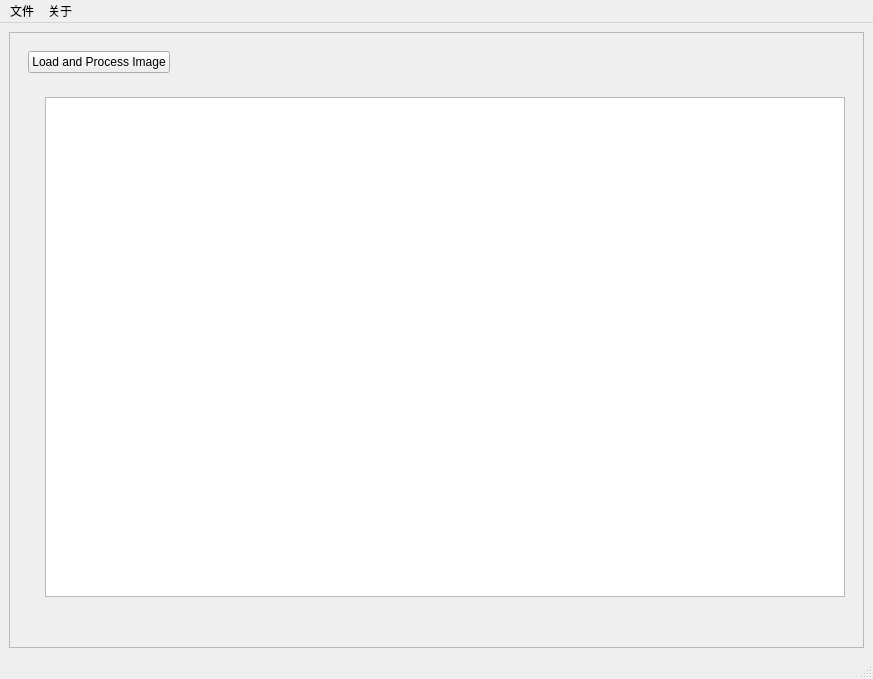
<?xml version="1.0" encoding="UTF-8"?>
<ui version="4.0">
 <class>MainWindow</class>
 <widget class="QMainWindow" name="MainWindow">
  <property name="geometry">
   <rect>
    <x>0</x>
    <y>0</y>
    <width>873</width>
    <height>679</height>
   </rect>
  </property>
  <property name="sizePolicy">
   <sizepolicy hsizetype="Preferred" vsizetype="Preferred">
    <horstretch>0</horstretch>
    <verstretch>0</verstretch>
   </sizepolicy>
  </property>
  <property name="windowTitle">
   <string>MainWindow</string>
  </property>
  <property name="layoutDirection">
   <enum>Qt::LeftToRight</enum>
  </property>
  <property name="styleSheet">
   <string notr="true"/>
  </property>
  <widget class="QWidget" name="centralwidget">
   <layout class="QGridLayout" name="gridLayout">
    <item row="0" column="0">
     <widget class="QScrollArea" name="scrollArea">
      <property name="sizePolicy">
       <sizepolicy hsizetype="Preferred" vsizetype="Preferred">
        <horstretch>0</horstretch>
        <verstretch>0</verstretch>
       </sizepolicy>
      </property>
      <property name="minimumSize">
       <size>
        <width>855</width>
        <height>616</height>
       </size>
      </property>
      <property name="widgetResizable">
       <bool>true</bool>
      </property>
      <property name="alignment">
       <set>Qt::AlignBottom|Qt::AlignJustify</set>
      </property>
      <widget class="QWidget" name="scrollAreaWidgetContents">
       <property name="geometry">
        <rect>
         <x>0</x>
         <y>0</y>
         <width>853</width>
         <height>614</height>
        </rect>
       </property>
       <layout class="QVBoxLayout" name="verticalLayout">
        <item>
         <widget class="QWidget" name="widget" native="true">
          <property name="sizePolicy">
           <sizepolicy hsizetype="Preferred" vsizetype="Minimum">
            <horstretch>0</horstretch>
            <verstretch>0</verstretch>
           </sizepolicy>
          </property>
          <layout class="QHBoxLayout" name="horizontalLayout">
           <item>
            <widget class="QPushButton" name="button">
             <property name="text">
              <string>Load and Process Image</string>
             </property>
            </widget>
           </item>
           <item>
            <spacer name="horizontalSpacer">
             <property name="orientation">
              <enum>Qt::Horizontal</enum>
             </property>
             <property name="sizeType">
              <enum>QSizePolicy::Expanding</enum>
             </property>
             <property name="sizeHint" stdset="0">
              <size>
               <width>668</width>
               <height>20</height>
              </size>
             </property>
            </spacer>
           </item>
          </layout>
         </widget>
        </item>
        <item>
         <widget class="QWidget" name="widget_2" native="true">
          <layout class="QHBoxLayout" name="horizontalLayout_2">
           <item>
            <spacer name="horizontalSpacer_3">
             <property name="orientation">
              <enum>Qt::Horizontal</enum>
             </property>
             <property name="sizeHint" stdset="0">
              <size>
               <width>17</width>
               <height>20</height>
              </size>
             </property>
            </spacer>
           </item>
           <item>
            <widget class="QGraphicsView" name="plotWidget">
             <property name="sizePolicy">
              <sizepolicy hsizetype="Fixed" vsizetype="Fixed">
               <horstretch>0</horstretch>
               <verstretch>0</verstretch>
              </sizepolicy>
             </property>
             <property name="minimumSize">
              <size>
               <width>800</width>
               <height>500</height>
              </size>
             </property>
             <property name="cursor" stdset="0">
              <cursorShape>CrossCursor</cursorShape>
             </property>
             <property name="layoutDirection">
              <enum>Qt::LeftToRight</enum>
             </property>
             <property name="dragMode">
              <enum>QGraphicsView::ScrollHandDrag</enum>
             </property>
            </widget>
           </item>
           <item>
            <spacer name="horizontalSpacer_2">
             <property name="orientation">
              <enum>Qt::Horizontal</enum>
             </property>
             <property name="sizeHint" stdset="0">
              <size>
               <width>0</width>
               <height>20</height>
              </size>
             </property>
            </spacer>
           </item>
          </layout>
         </widget>
        </item>
        <item>
         <spacer name="verticalSpacer">
          <property name="orientation">
           <enum>Qt::Vertical</enum>
          </property>
          <property name="sizeType">
           <enum>QSizePolicy::Expanding</enum>
          </property>
          <property name="sizeHint" stdset="0">
           <size>
            <width>20</width>
            <height>0</height>
           </size>
          </property>
         </spacer>
        </item>
       </layout>
      </widget>
     </widget>
    </item>
   </layout>
  </widget>
  <widget class="QMenuBar" name="menubar">
   <property name="geometry">
    <rect>
     <x>0</x>
     <y>0</y>
     <width>873</width>
     <height>23</height>
    </rect>
   </property>
   <property name="styleSheet">
    <string notr="true"/>
   </property>
   <widget class="QMenu" name="menu">
    <property name="styleSheet">
     <string notr="true"/>
    </property>
    <property name="title">
     <string>文件</string>
    </property>
    <addaction name="actionOpenFile"/>
    <addaction name="separator"/>
   </widget>
   <widget class="QMenu" name="menu_2">
    <property name="title">
     <string>关于</string>
    </property>
    <addaction name="actionS"/>
    <addaction name="actionVideo_stream"/>
   </widget>
   <addaction name="menu"/>
   <addaction name="menu_2"/>
  </widget>
  <widget class="QStatusBar" name="statusbar"/>
  <action name="actionOpenFile">
   <property name="text">
    <string>打开文件</string>
   </property>
  </action>
  <action name="actionS">
   <property name="text">
    <string>help</string>
   </property>
  </action>
  <action name="actionVideo_stream">
   <property name="text">
    <string>video stream</string>
   </property>
  </action>
 </widget>
 <resources/>
 <connections/>
</ui>
